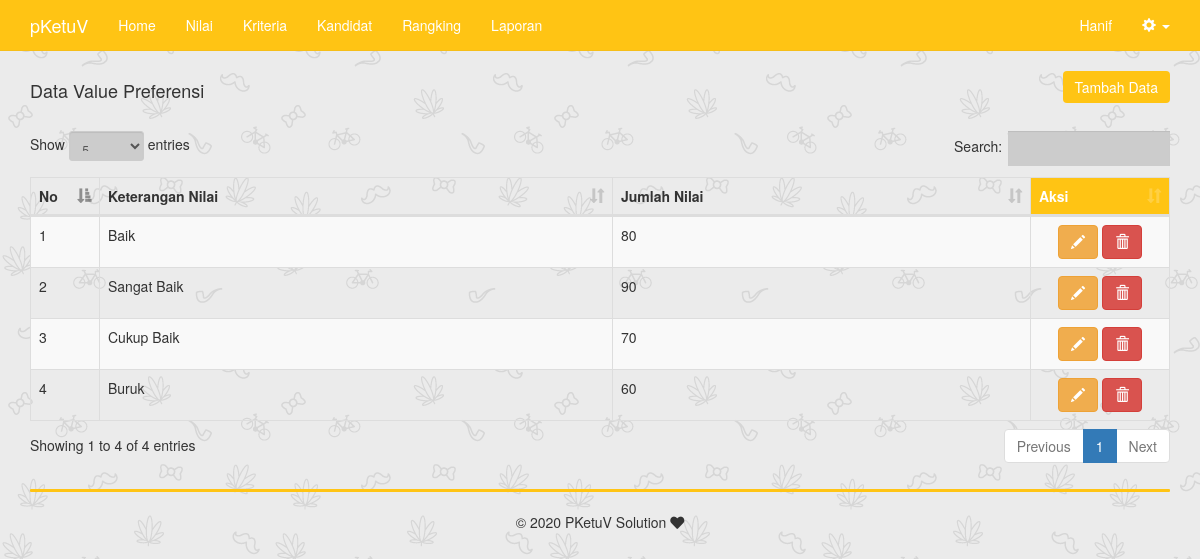
The app's page /value.php (signed in) with its own data.
### tables this page shows
CREATE TABLE `value` (
  `id_nilai` int(6) NOT NULL,
  `ket_nilai` varchar(45) NOT NULL,
  `jum_nilai` double NOT NULL
);

### includes/value.inc.php (called while the page is built, shortened)
<?php
class value{
	private $conn;
	private $table_name = "value";
	public function __construct($db){
		$this->conn = $db;
	}
	function readAll(){
		$query = "SELECT * FROM ".$this->table_name." ORDER BY id_nilai ASC";
		$stmt = $this->conn->prepare( $query );
		$stmt->execute();
		return $stmt;
	}
}
?>

### value.php (the view)
<?php
include_once 'header.php';
if (isset($_SESSION['role'])) {
    if ($_SESSION['role'] != base64_encode('Admin')) { ?>
        <div class="container">
            <div class="text-center">Halaman ini hanya untuk hak akses Admin saja!</div>
        </div>
    <?php } else {
include_once 'includes/value.inc.php';
$pro = new value($db);
$stmt = $pro->readAll();
?>
	<div class="row">
		<div class="col-md-6 text-left">
			<h4>Data Value Preferensi</h4>
		</div>
		<div class="col-md-6 text-right">
			<button onclick="location.href='value-baru.php'" class="btn btn-primary" id="btn-tambah">Tambah Data</button>
		</div>
	</div>
	<br/>
	<table width="100%" class="table table-striped table-bordered" id="tabeldata">
        <thead>
            <tr>
                <th width="30px">No</th>
                <th>Keterangan Nilai</th>
                <th>Jumlah Nilai</th>
                <th width="100px" id="bg-hasil">Aksi</th>
            </tr>
        </thead>
        <tbody>
<?php
$no=1;
while ($row = $stmt->fetch(PDO::FETCH_ASSOC)){
?>
            <tr>
                <td><?php echo $no++ ?></td>
                <td><?php echo $row['ket_nilai'] ?></td>
                <td><?php echo $row['jum_nilai'] ?></td>
                <td class="text-center">
					<a href="value-ubah.php?id=<?php echo $row['id_nilai'] ?>" class="btn btn-warning"><span class="glyphicon glyphicon-pencil" aria-hidden="true"></span></a>
					<a href="value-hapus.php?id=<?php echo $row['id_nilai'] ?>" onclick="return confirm('Yakin ingin menghapus data')" class="btn btn-danger"><span class="glyphicon glyphicon-trash" aria-hidden="true"></span></a>
			    </td>
            </tr>
<?php
}
?>
        </tbody>
    </table>
<?php
include_once 'footer.php';
    }
}
?>

### css/custom.css (style rules this page uses)
#bg-hasil { background: #ffc414;color: white; }
#btn-tambah { background: #ffc414;color: white;border: none; }
a { color: inherit; }

### records on screen
value: ket_nilai "Baik", jum_nilai "80"
value: ket_nilai "Sangat Baik", jum_nilai "90"
value: ket_nilai "Cukup Baik", jum_nilai "70"
value: ket_nilai "Buruk", jum_nilai "60"

### other values on screen
$_SESSION['nama_lengkap'] "Hanif"
